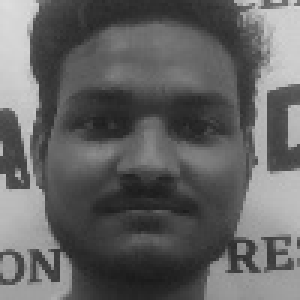
#> input picture faces/student_1.jpg, 100 x 100 px (shown 3 times larger)
$ python -i face_recognition_simple.py   (imports and definitions only)
#> lines starting #> are read from the running program, lines starting #| are printed output that depends on the picture
"""
Simple facial recognition module using OpenCV
"""
import cv2
import numpy as np
import os
import json
from pathlib import Path
import logging

class SimpleFaceRecognition:
    def __init__(self, faces_dir: str = "faces"):
        self.faces_dir = Path(faces_dir)
        self.faces_dir.mkdir(exist_ok=True)

        # Initialize face detector
        self.face_cascade = cv2.CascadeClassifier(cv2.data.haarcascades + 'haarcascade_frontalface_default.xml')

    def extract_face_from_image(self, image_path: str) -> bool:
        """Extract and save face from image"""
#> called with image_path = '../faces/student_1.jpg'
        try:
            # Read image
            img = cv2.imread(image_path)
#> img is the input picture: shape (100, 100, 3); min 26, max 221, mean 98.9
            if img is None:
                return False

            gray = cv2.cvtColor(img, cv2.COLOR_BGR2GRAY)

            # Detect faces
            faces = self.face_cascade.detectMultiScale(gray, 1.1, 4)
#> faces = [[9, 9, 81, 81]]

            if len(faces) == 0:
                return False

            # Take the largest face
            face = max(faces, key=lambda x: x[2] * x[3])
#> face = [9, 9, 81, 81]
            x, y, w, h = face
#> x = 9; y = 9; w = 81; h = 81

            # Extract face region
            face_img = img[y:y+h, x:x+w]
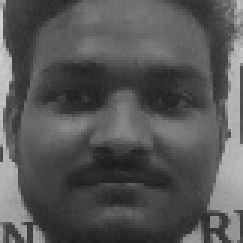
#> face_img: shape (81, 81, 3) (shown 3 times larger); min 28, max 211, mean 86

            # Resize to standard size
            face_img = cv2.resize(face_img, (150, 150))
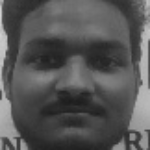
#> face_img: shape (150, 150, 3); min 28, max 211, mean 85.9

            # Save face
            student_id = Path(image_path).stem
            face_path = self.faces_dir / f"{student_id}_face.jpg"
            cv2.imwrite(str(face_path), face_img)

            return True

        except Exception as e:
            logging.error(f"Error extracting face: {e}")
            return False

    # [74 lines left out: functions compare_faces_simple, recognize_student, get_all_stored_faces, not called in this run]

# Initialize global face recognition instance
face_recognizer = SimpleFaceRecognition()

>>> result = SimpleFaceRecognition().extract_face_from_image('../faces/student_1.jpg')

$ run again, on faces/student_3_176160078_face.jpg
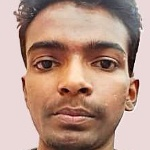
#> input picture faces/student_3_176160078_face.jpg, 150 x 150 px
#> in extract_face_from_image, img is the input picture: shape (150, 150, 3); mean B, G, R 135.9, 150.2, 183.5
#> in extract_face_from_image, `gray = cv2.cvtColor(img, cv2.COLOR_BGR2GRAY)`:
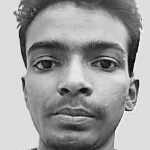
#> gray: shape (150, 150); min 4, max 252, mean 158.5
#> faces = [[11, 10, 130, 130]]
#> face = [11, 10, 130, 130]
#> x = 11; y = 10; w = 130
#> in extract_face_from_image, `face_img = cv2.resize(face_img, (150, 150))`:
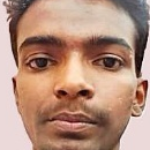
#> face_img: shape (150, 150, 3); mean B, G, R 124.5, 142.7, 180.7

$ run again, on faces/student_4.jpg
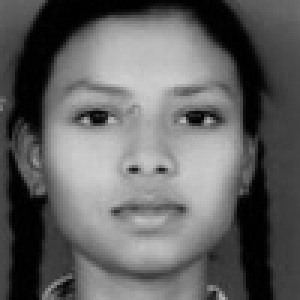
#> input picture faces/student_4.jpg, 100 x 100 px (shown 3 times larger)
#> in extract_face_from_image, img is the input picture: shape (100, 100, 3); min 0, max 206, mean 98.5
#> faces = [[12, 11, 76, 76]]
#> face = [12, 11, 76, 76]
#> x = 12; y = 11; w = 76
#> in extract_face_from_image, `face_img = img[y:y+h, x:x+w]`:
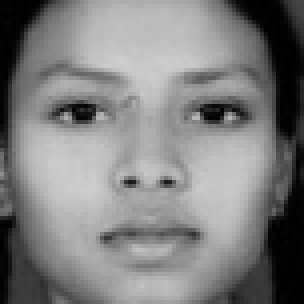
#> face_img: shape (76, 76, 3) (shown 4 times larger); min 0, max 206, mean 127

$ run again, on faces/student_5.jpg
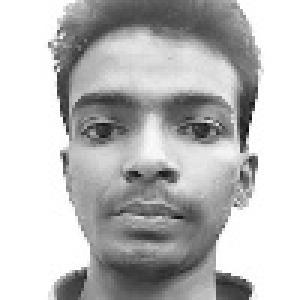
#> input picture faces/student_5.jpg, 100 x 100 px (shown 3 times larger)
#> in extract_face_from_image, img is the input picture: shape (100, 100, 3); min 15, max 255, mean 188.5
#> faces = [[11, 10, 78, 78]]
#> face = [11, 10, 78, 78]
#> x = 11; y = 10; w = 78
#> in extract_face_from_image, `face_img = img[y:y+h, x:x+w]`:
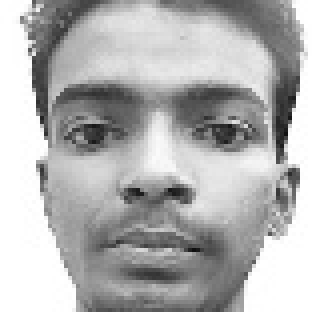
#> face_img: shape (78, 78, 3) (shown 4 times larger); min 15, max 255, mean 177.5
#> in extract_face_from_image, `face_img = cv2.resize(face_img, (150, 150))`:
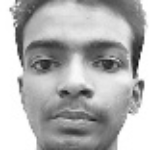
#> face_img: shape (150, 150, 3); min 19, max 255, mean 177.3
